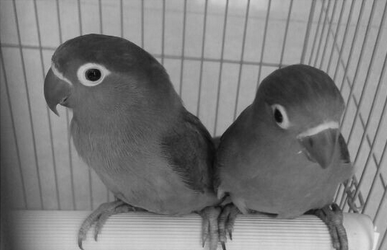
#> input picture blog36-jhbh/test.bmp, 387 x 250 px
$ python blog36-09-fs.py
#> lines starting #> are read from the running program, lines starting #| are printed output that depends on the picture
#encoding:utf-8
#By:Eastmount CSDN 2021-02-01
import cv2
import numpy as np
import matplotlib.pyplot as plt

#读取图片
src = cv2.imread('test.bmp')
#> src is the input picture: shape (250, 387, 3); min 8, max 231, mean 122.9

#获取图像大小
rows, cols = src.shape[:2]
#> rows = 250; cols = 387

#设置图像仿射变换矩阵
pos1 = np.float32([[50,50], [200,50], [50,200]])
pos2 = np.float32([[10,100], [200,50], [100,250]])
M = cv2.getAffineTransform(pos1, pos2)

#图像仿射变换
result = cv2.warpAffine(src, M, (cols, rows))
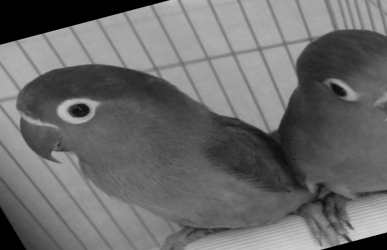
#> result: shape (250, 387, 3); min 0, max 207, mean 107.4

#显示图像
cv2.imshow("original", src)
cv2.imshow("result", result)

#等待显示
cv2.waitKey(0)
cv2.destroyAllWindows()
